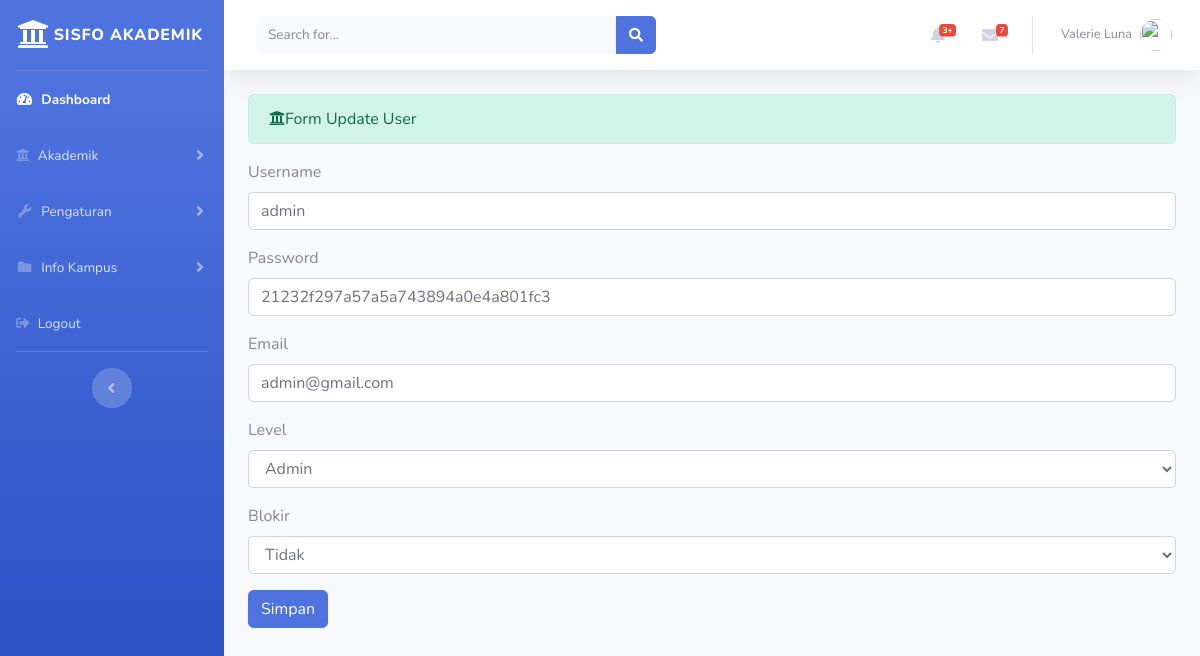
/index.php/administrator/users/update/1, run on the app's committed database.
### tables this page shows
CREATE TABLE `tb_user` (
  `id` int(11) NOT NULL,
  `username` varchar(255) NOT NULL,
  `password` varchar(255) NOT NULL,
  `email` varchar(255) NOT NULL,
  `level` enum('admin','user') NOT NULL,
  `blokir` enum('N','Y') NOT NULL,
  `id_session` varchar(255) NOT NULL
);

### application/controllers/administrator/users.php (called while the page is built, shortened)
<?php
class Users extends CI_Controller {
	public function update($id)
	{
		$where = array('id' => $id);
		$data['users'] = $this->user_model->edit_data($where,'tb_user')->result();
		$this->load->view('administrator/templates_administrator/header.php');
		$this->load->view('administrator/templates_administrator/sidebar.php');
		$this->load->view('administrator/users_update', $data);
		$this->load->view('administrator/templates_administrator/footer.php');
	}
}

### index.php (called while the page is built, shortened)
<?php
require_once BASEPATH.'core/CodeIgniter.php';

### application/models/user_model.php (called while the page is built, shortened)
<?php
class User_model extends CI_Model {
	public function edit_data($where,$table)
	{
		return $this->db->get_where($table,$where);
	}
}

### application/views/administrator/users_update.php (the view, shortened to what this page needs)
<div class="container-fluid">
	<div class="alert alert-success" role="alert">
    	<i class="fas fa-university"></i>Form Update User
  	</div>
  	<?php foreach ($users as $user) : ?>
	<form method="post" action="<?php echo base_url('administrator/users/update_aksi') ?>">
		<div class="form-group">
			<label>Username</label>
			<input type="text" name="username" placeholder="Masukkan Username" class="form-control" value="<?php echo $user->username ?>">
		</div>
		<div class="form-group">
			<label>Password</label>
			<input type="text" name="password" placeholder="Masukkan Password" class="form-control" value="<?php echo $user->password ?>">
		</div>
		<div class="form-group">
			<label>Email</label>
			<input type="text" name="email" placeholder="Masukkan Email" class="form-control" value="<?php echo $user->email ?>">
		</div>
		<div class="form-group">
			<label>Level</label>
			<select name="level" class="form-control">
				<?php
				if ($level == 'admin'){ ?>
					<option value="admin" selected>Admin</option>
					<option value="user">User</option>
			<?php }else if($level == "user") { ?>
					<option value="admin">Admin</option>
					<option value="user" selected>User</option>
			<?php } else { ?>
					<option value="admin">Admin</option>
			<?php } ?>
			</select>
		</div>
		<div class="form-group">
			<label>Blokir</label>
			<select name="blokir" class="form-control">
				<?php
				if ($blokir == 'Y'){ ?>
					<option value="Y" selected>Ya</option>
					<option value="N">Tidak</option>
			<?php }else if($blokir == "N") { ?>
					<option value="Y">Ya</option>
					<option value="N" selected>Tidak</option>
			<?php } else { ?>
					<option value="N" selected>Tidak</option>
			<?php } ?>
			</select>
		</div>
		<button type="submit" class="btn btn-primary">Simpan</button>
	</form>
<?php endforeach; ?>
</div>

### data on the page
tb_user: username "admin", password "21232f297a57a5a743894a0e4a801fc3", email "admin@gmail.com"
